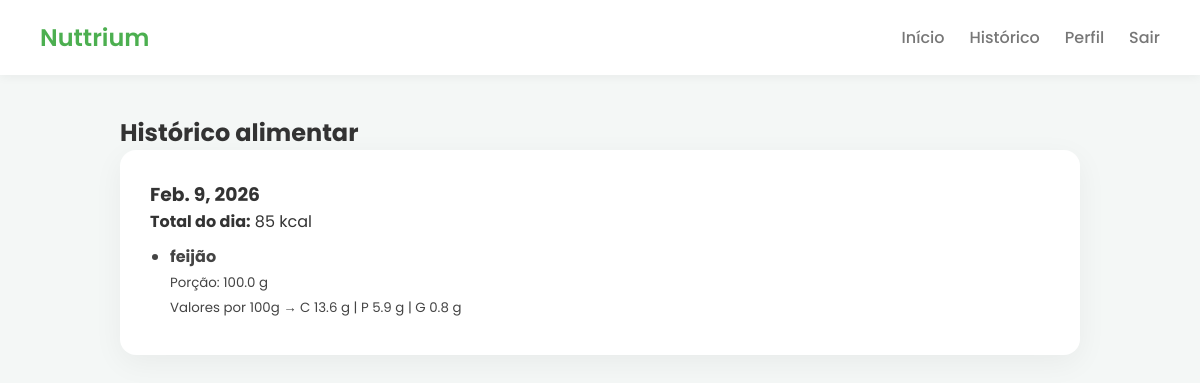
The page /historico/ (signed in) on the database its author committed.
### refeicoes/models.py (models this page shows)
class Refeicao(models.Model):
    user = models.ForeignKey(User, on_delete=models.CASCADE)
    nome = models.CharField(max_length=100)
    porcao = models.FloatField(help_text="Quantidade consumida em gramas")
    carboidratos = models.FloatField(help_text="Carboidratos por 100g")
    proteinas = models.FloatField(help_text="Proteínas por 100g")
    gorduras = models.FloatField(help_text="Gorduras por 100g")
    data = models.DateField(auto_now_add=True)
    def calorias(self):
        fator = self.porcao / 100
        return (
            (self.carboidratos * 4 +
             self.proteinas * 4 +
             self.gorduras * 9)
            * fator
        )

### alimentacao/views.py (the view)
# urls.py: path("historico/", views.historico, name="historico"),
@login_required
def historico(request):
    refeicoes = Refeicao.objects.filter(user=request.user).order_by("-data")
    dias = defaultdict(list)
    for r in refeicoes:
        dias[r.data].append(r)
    historico_formatado = []
    for data, itens in dias.items():
        total = sum(r.calorias() for r in itens)
        historico_formatado.append({
            "data": data,
            "total": total,
            "itens": itens
        })
    return render(request, "historico.html", {
        "dias": historico_formatado
    })

### alimentacao/templates/historico.html
{% extends 'base.html' %}
{% block content %}
<h2>Histórico alimentar</h2>
{% for dia in dias %}
  <div class="card">
    <h3>{{ dia.data }}</h3>
    <p><strong>Total do dia:</strong> {{ dia.total|floatformat:0 }} kcal</p>
    <ul class="lista-alimentos">
      {% for r in dia.itens %}
        <li>
          <strong>{{ r.nome }}</strong><br>
          <small>
            Porção: {{ r.porcao }} g<br>
            Valores por 100g →
            C {{ r.carboidratos }} g |
            P {{ r.proteinas }} g |
            G {{ r.gorduras }} g
          </small>
        </li>
      {% endfor %}
    </ul>
  </div>
{% empty %}
  <p>Nenhum registro ainda.</p>
{% endfor %}
{% endblock %}

### alimentacao/static/css/styles.css (style rules this page uses)
:root { --verde: #4CAF50; --verde-escuro: #16771b; --fundo: #f4f7f6; --card: #ffffff; --texto: #333; --cinza: #777; }
* { margin: 0; padding: 0; box-sizing: border-box; font-family: 'Poppins', sans-serif; }
body { background: var(--fundo); color: var(--texto); }
.card { background: var(--card); padding: 30px; border-radius: 16px; box-shadow: 0 8px 30px rgba(0,0,0,.05); margin-bottom: 30px; }
.lista-alimentos { margin-top: 10px; padding-left: 20px; }
.lista-alimentos li { margin-bottom: 6px; color: #444; }

### rows shown on the page
Refeicao: data "Feb. 9, 2026", nome "feijão", porcao "100.0", carboidratos "13.6", proteinas "5.9", gorduras "0.8"

### other values the page prints
{{ dia.total|floatformat:0 }} "85"
